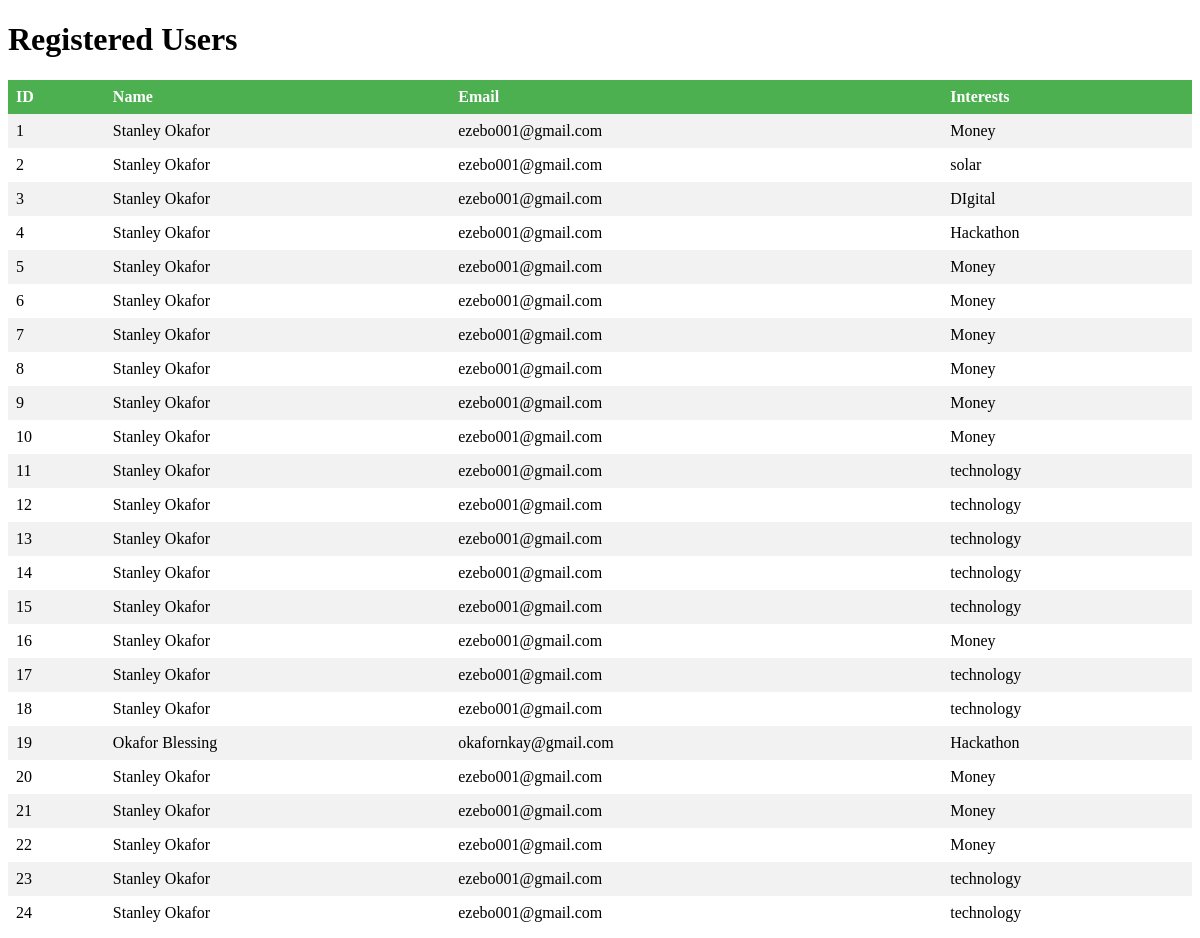
/users, run on an earlier commit of the app's database.
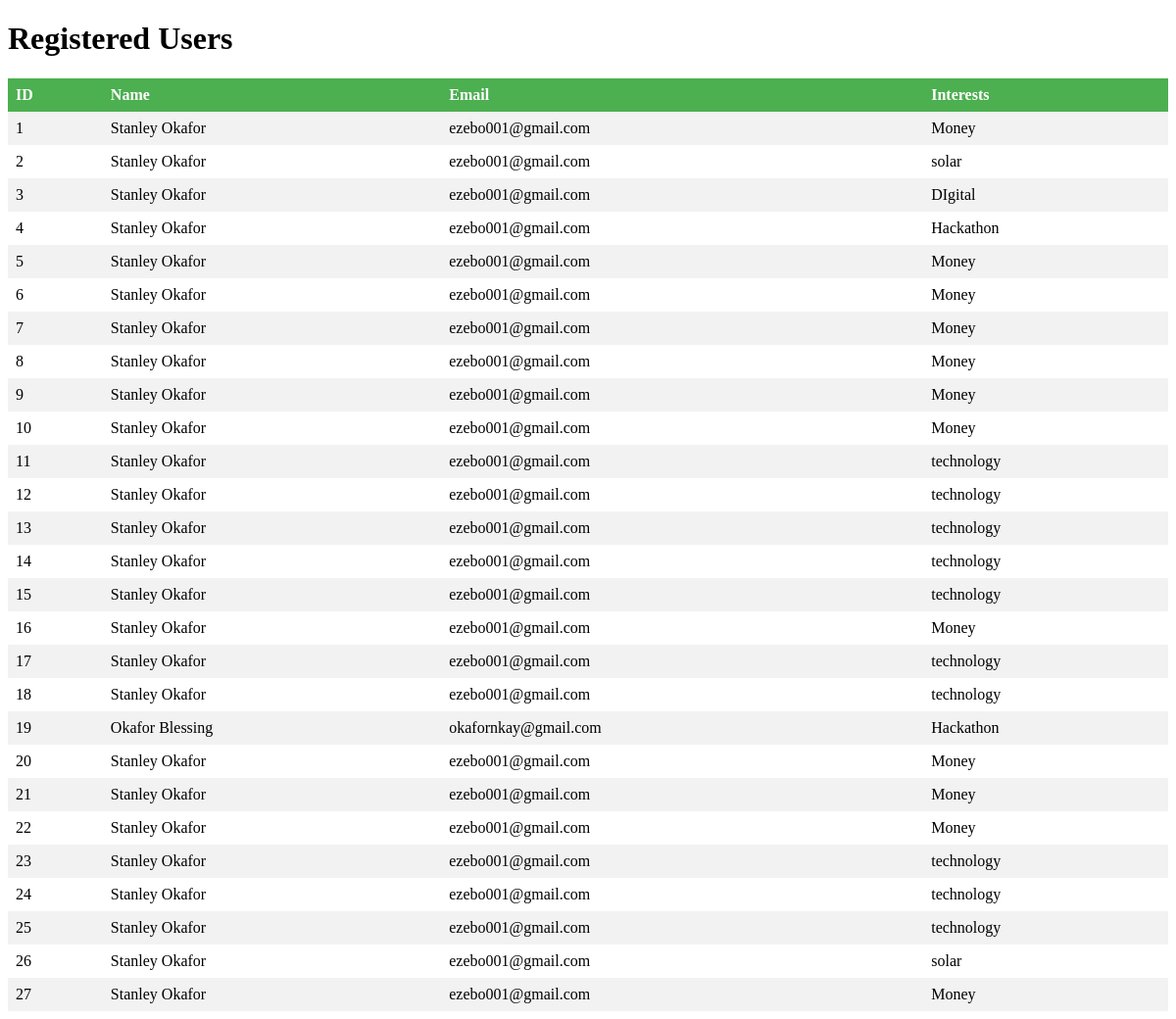
And on a later commit of the database.
### tables this page shows
CREATE TABLE user (
                id INTEGER PRIMARY KEY AUTOINCREMENT,
                name TEXT NOT NULL,
                email TEXT NOT NULL,
                interests TEXT NOT NULL,
                last_sent_email TEXT DEFAULT NULL
            );

### myapp.py (the view)
@app.route('/users')
def view_users():
    conn = sqlite3.connect('database.db')
    cursor = conn.cursor()
    cursor.execute('SELECT * FROM user')
    users = cursor.fetchall()
    conn.close()
    return render_template('users.html', users=users)

### templates/users.html (shortened to what this page needs)
<!DOCTYPE html>
<html>
<head>
</head>
<body>
    <h1>Registered Users</h1>
    <table>
        <tr>
            <th>ID</th>
            <th>Name</th>
            <th>Email</th>
            <th>Interests</th>
        </tr>
        {% for user in users %}
        <tr>
            <td>{{ user[0] }}</td>
            <td>{{ user[1] }}</td>
            <td>{{ user[2] }}</td>
            <td>{{ user[3] }}</td>
        </tr>
        {% endfor %}
    </table>
</body>
</html>

### templates/users.html (style rules this page uses)
table { border-collapse: collapse; width: 100%; }
th, td { text-align: left; padding: 8px; }
tr:nth-child(even) { background-color: #f2f2f2; }
th { background-color: #4CAF50; color: white; }

What changed in the data, as far as the page shows it:
added user: id "25", name "Stanley Okafor", email "ezebo001@gmail.com", interests "technology"
added user: id "26", name "Stanley Okafor", email "ezebo001@gmail.com", interests "solar"
added user: id "27", name "Stanley Okafor", email "ezebo001@gmail.com", interests "Money"
